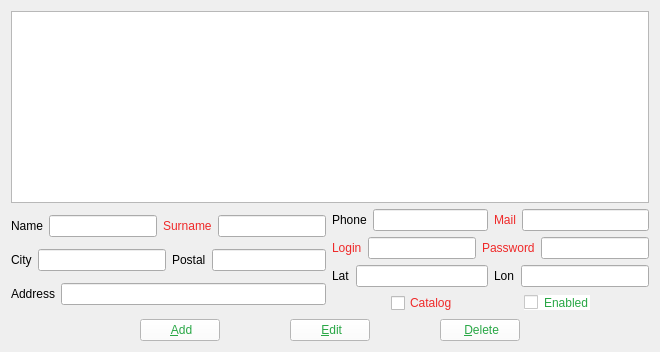
        <widget class="QWidget" name="tab_21">
         <attribute name="title">
          <string>Relay</string>
         </attribute>
         <layout class="QHBoxLayout" name="horizontalLayout_108">
          <item>
           <layout class="QVBoxLayout" name="verticalLayout_9">
            <item>
             <widget class="QTableWidget" name="tableWidgetRelay">
              <property name="editTriggers">
               <set>QAbstractItemView::NoEditTriggers</set>
              </property>
              <property name="showDropIndicator" stdset="0">
               <bool>false</bool>
              </property>
              <property name="dragDropOverwriteMode">
               <bool>false</bool>
              </property>
              <property name="alternatingRowColors">
               <bool>true</bool>
              </property>
              <property name="selectionMode">
               <enum>QAbstractItemView::SingleSelection</enum>
              </property>
              <property name="selectionBehavior">
               <enum>QAbstractItemView::SelectRows</enum>
              </property>
              <attribute name="verticalHeaderVisible">
               <bool>false</bool>
              </attribute>
             </widget>
            </item>
            <item>
             <layout class="QVBoxLayout" name="verticalLayout_10">
              <item>
               <layout class="QHBoxLayout" name="horizontalLayout_33">
                <item>
                 <layout class="QVBoxLayout" name="verticalLayout_7">
                  <item>
                   <layout class="QHBoxLayout" name="horizontalLayout_34">
                    <item>
                     <layout class="QHBoxLayout" name="horizontalLayout_35">
                      <item>
                       <widget class="QLabel" name="label_21">
                        <property name="text">
                         <string>Name</string>
                        </property>
                       </widget>
                      </item>
                      <item>
                       <widget class="QLineEdit" name="lineEditNameRelay"/>
                      </item>
                     </layout>
                    </item>
                    <item>
                     <layout class="QHBoxLayout" name="horizontalLayout_36">
                      <item>
                       <widget class="QLabel" name="label_22">
                        <property name="styleSheet">
                         <string notr="true">color: rgb(239, 41, 41);</string>
                        </property>
                        <property name="text">
                         <string>Surname</string>
                        </property>
                       </widget>
                      </item>
                      <item>
                       <widget class="QLineEdit" name="lineEditSurnameRelay"/>
                      </item>
                     </layout>
                    </item>
                   </layout>
                  </item>
                  <item>
                   <layout class="QHBoxLayout" name="horizontalLayout_37">
                    <item>
                     <layout class="QHBoxLayout" name="horizontalLayout_38">
                      <item>
                       <widget class="QLabel" name="label_23">
                        <property name="text">
                         <string>City</string>
                        </property>
                       </widget>
                      </item>
                      <item>
                       <widget class="QLineEdit" name="lineEditCityRelay">
                        <property name="minimumSize">
                         <size>
                          <width>0</width>
                          <height>0</height>
                         </size>
                        </property>
                       </widget>
                      </item>
                     </layout>
                    </item>
                    <item>
                     <layout class="QHBoxLayout" name="horizontalLayout_39">
                      <item>
                       <widget class="QLabel" name="label_24">
                        <property name="text">
                         <string>Postal</string>
                        </property>
                       </widget>
                      </item>
                      <item>
                       <widget class="QLineEdit" name="lineEditPostalRelay"/>
                      </item>
                     </layout>
                    </item>
                   </layout>
                  </item>
                  <item>
                   <layout class="QHBoxLayout" name="horizontalLayout_40">
                    <item>
                     <widget class="QLabel" name="label_25">
                      <property name="text">
                       <string>Address</string>
                      </property>
                     </widget>
                    </item>
                    <item>
                     <widget class="QLineEdit" name="lineEditAddressRelay"/>
                    </item>
                   </layout>
                  </item>
                 </layout>
                </item>
                <item>
                 <layout class="QVBoxLayout" name="verticalLayout_8">
                  <item>
                   <layout class="QHBoxLayout" name="horizontalLayout_41">
                    <item>
                     <layout class="QHBoxLayout" name="horizontalLayout_42">
                      <item>
                       <widget class="QLabel" name="label_26">
                        <property name="text">
                         <string>Phone</string>
                        </property>
                       </widget>
                      </item>
                      <item>
                       <widget class="QLineEdit" name="lineEditPhoneRelay"/>
                      </item>
                     </layout>
                    </item>
                    <item>
                     <layout class="QHBoxLayout" name="horizontalLayout_43">
                      <item>
                       <widget class="QLabel" name="label_27">
                        <property name="styleSheet">
                         <string notr="true">color: rgb(239, 41, 41);</string>
                        </property>
                        <property name="text">
                         <string>Mail</string>
                        </property>
                       </widget>
                      </item>
                      <item>
                       <widget class="QLineEdit" name="lineEditMailRelay"/>
                      </item>
                     </layout>
                    </item>
                   </layout>
                  </item>
                  <item>
                   <layout class="QHBoxLayout" name="horizontalLayout_44">
                    <item>
                     <layout class="QHBoxLayout" name="horizontalLayout_45">
                      <item>
                       <widget class="QLabel" name="label_28">
                        <property name="styleSheet">
                         <string notr="true">color: rgb(239, 41, 41);</string>
                        </property>
                        <property name="text">
                         <string>Login</string>
                        </property>
                       </widget>
                      </item>
                      <item>
                       <widget class="QLineEdit" name="lineEditLoginRelay"/>
                      </item>
                     </layout>
                    </item>
                    <item>
                     <layout class="QHBoxLayout" name="horizontalLayout_46">
                      <item>
                       <widget class="QLabel" name="label_29">
                        <property name="styleSheet">
                         <string notr="true">color: rgb(239, 41, 41);
</string>
                        </property>
                        <property name="text">
                         <string>Password</string>
                        </property>
                       </widget>
                      </item>
                      <item>
                       <widget class="QLineEdit" name="lineEditPasswordRelay">
                        <property name="minimumSize">
                         <size>
                          <width>0</width>
                          <height>0</height>
                         </size>
                        </property>
                       </widget>
                      </item>
                     </layout>
                    </item>
                   </layout>
                  </item>
                  <item>
                   <layout class="QHBoxLayout" name="horizontalLayout_54">
                    <item>
                     <layout class="QHBoxLayout" name="horizontalLayout_53">
                      <item>
                       <widget class="QLabel" name="label_33">
                        <property name="text">
                         <string>Lat</string>
                        </property>
                       </widget>
                      </item>
                      <item>
                       <widget class="QLineEdit" name="lineEditLatRelay"/>
                      </item>
                     </layout>
                    </item>
                    <item>
                     <layout class="QHBoxLayout" name="horizontalLayout_52">
                      <item>
                       <widget class="QLabel" name="label_32">
                        <property name="text">
                         <string>Lon</string>
                        </property>
                       </widget>
                      </item>
                      <item>
                       <widget class="QLineEdit" name="lineEditLonRelay">
                        <property name="minimumSize">
                         <size>
                          <width>0</width>
                          <height>0</height>
                         </size>
                        </property>
                       </widget>
                      </item>
                     </layout>
                    </item>
                   </layout>
                  </item>
                  <item>
                   <layout class="QHBoxLayout" name="horizontalLayout_47">
                    <item>
                     <spacer name="horizontalSpacer_15">
                      <property name="orientation">
                       <enum>Qt::Horizontal</enum>
                      </property>
                      <property name="sizeHint" stdset="0">
                       <size>
                        <width>40</width>
                        <height>20</height>
                       </size>
                      </property>
                     </spacer>
                    </item>
                    <item>
                     <widget class="QCheckBox" name="checkBoxCatalogRelay">
                      <property name="styleSheet">
                       <string notr="true">color: rgb(239, 41, 41);
</string>
                      </property>
                      <property name="text">
                       <string>Catalog</string>
                      </property>
                     </widget>
                    </item>
                    <item>
                     <spacer name="horizontalSpacer_16">
                      <property name="orientation">
                       <enum>Qt::Horizontal</enum>
                      </property>
                      <property name="sizeHint" stdset="0">
                       <size>
                        <width>40</width>
                        <height>20</height>
                       </size>
                      </property>
                     </spacer>
                    </item>
                    <item>
                     <widget class="QCheckBox" name="checkBoxEnabledRelay">
                      <property name="styleSheet">
                       <string notr="true">color: rgb(40, 167, 69);
background-color: rgb(255, 255, 255);
border-color: rgb(40, 167, 69);</string>
                      </property>
                      <property name="text">
                       <string>Enabled</string>
                      </property>
                     </widget>
                    </item>
                    <item>
                     <spacer name="horizontalSpacer_17">
                      <property name="orientation">
                       <enum>Qt::Horizontal</enum>
                      </property>
                      <property name="sizeHint" stdset="0">
                       <size>
                        <width>40</width>
                        <height>20</height>
                       </size>
                      </property>
                     </spacer>
                    </item>
                   </layout>
                  </item>
                 </layout>
                </item>
               </layout>
              </item>
              <item>
               <layout class="QHBoxLayout" name="horizontalLayout_48">
                <item>
                 <spacer name="horizontalSpacer_18">
                  <property name="orientation">
                   <enum>Qt::Horizontal</enum>
                  </property>
                  <property name="sizeHint" stdset="0">
                   <size>
                    <width>40</width>
                    <height>20</height>
                   </size>
                  </property>
                 </spacer>
                </item>
                <item>
                 <spacer name="horizontalSpacer_19">
                  <property name="orientation">
                   <enum>Qt::Horizontal</enum>
                  </property>
                  <property name="sizeHint" stdset="0">
                   <size>
                    <width>40</width>
                    <height>20</height>
                   </size>
                  </property>
                 </spacer>
                </item>
                <item>
                 <widget class="QPushButton" name="AddRelay">
                  <property name="styleSheet">
                   <string notr="true">color: rgb(40, 167, 69);
background-color: rgb(255, 255, 255);
border-color: rgb(40, 167, 69);</string>
                  </property>
                  <property name="text">
                   <string> &amp;Add</string>
                  </property>
                  <property name="icon">
                   <iconset resource="Pictures.qrc">
                    <normaloff>:/PNG/Images/PNG/Add.png</normaloff>:/PNG/Images/PNG/Add.png</iconset>
                  </property>
                 </widget>
                </item>
                <item>
                 <spacer name="horizontalSpacer_20">
                  <property name="orientation">
                   <enum>Qt::Horizontal</enum>
                  </property>
                  <property name="sizeHint" stdset="0">
                   <size>
                    <width>40</width>
                    <height>20</height>
                   </size>
                  </property>
                 </spacer>
                </item>
                <item>
                 <widget class="QPushButton" name="EditRelay">
                  <property name="styleSheet">
                   <string notr="true">color: rgb(40, 167, 69);
background-color: rgb(255, 255, 255);
border-color: rgb(40, 167, 69);</string>
                  </property>
                  <property name="text">
                   <string> &amp;Edit</string>
                  </property>
                  <property name="icon">
                   <iconset resource="Pictures.qrc">
                    <normaloff>:/PNG/Images/PNG/Edit.png</normaloff>:/PNG/Images/PNG/Edit.png</iconset>
                  </property>
                 </widget>
                </item>
                <item>
                 <spacer name="horizontalSpacer_21">
                  <property name="orientation">
                   <enum>Qt::Horizontal</enum>
                  </property>
                  <property name="sizeHint" stdset="0">
                   <size>
                    <width>40</width>
                    <height>20</height>
                   </size>
                  </property>
                 </spacer>
                </item>
                <item>
                 <widget class="QPushButton" name="DeleteRelay">
                  <property name="styleSheet">
                   <string notr="true">color: rgb(40, 167, 69);
background-color: rgb(255, 255, 255);
border-color: rgb(40, 167, 69);</string>
                  </property>
                  <property name="text">
                   <string> &amp;Delete</string>
                  </property>
                  <property name="icon">
                   <iconset resource="Pictures.qrc">
                    <normaloff>:/PNG/Images/PNG/Delete.png</normaloff>:/PNG/Images/PNG/Delete.png</iconset>
                  </property>
                 </widget>
                </item>
                <item>
                 <spacer name="horizontalSpacer_22">
                  <property name="orientation">
                   <enum>Qt::Horizontal</enum>
                  </property>
                  <property name="sizeHint" stdset="0">
                   <size>
                    <width>40</width>
                    <height>20</height>
                   </size>
                  </property>
                 </spacer>
                </item>
                <item>
                 <spacer name="horizontalSpacer_23">
                  <property name="orientation">
                   <enum>Qt::Horizontal</enum>
                  </property>
                  <property name="sizeHint" stdset="0">
                   <size>
                    <width>40</width>
                    <height>20</height>
                   </size>
                  </property>
                 </spacer>
                </item>
               </layout>
              </item>
             </layout>
            </item>
           </layout>
          </item>
         </layout>
        </widget>
